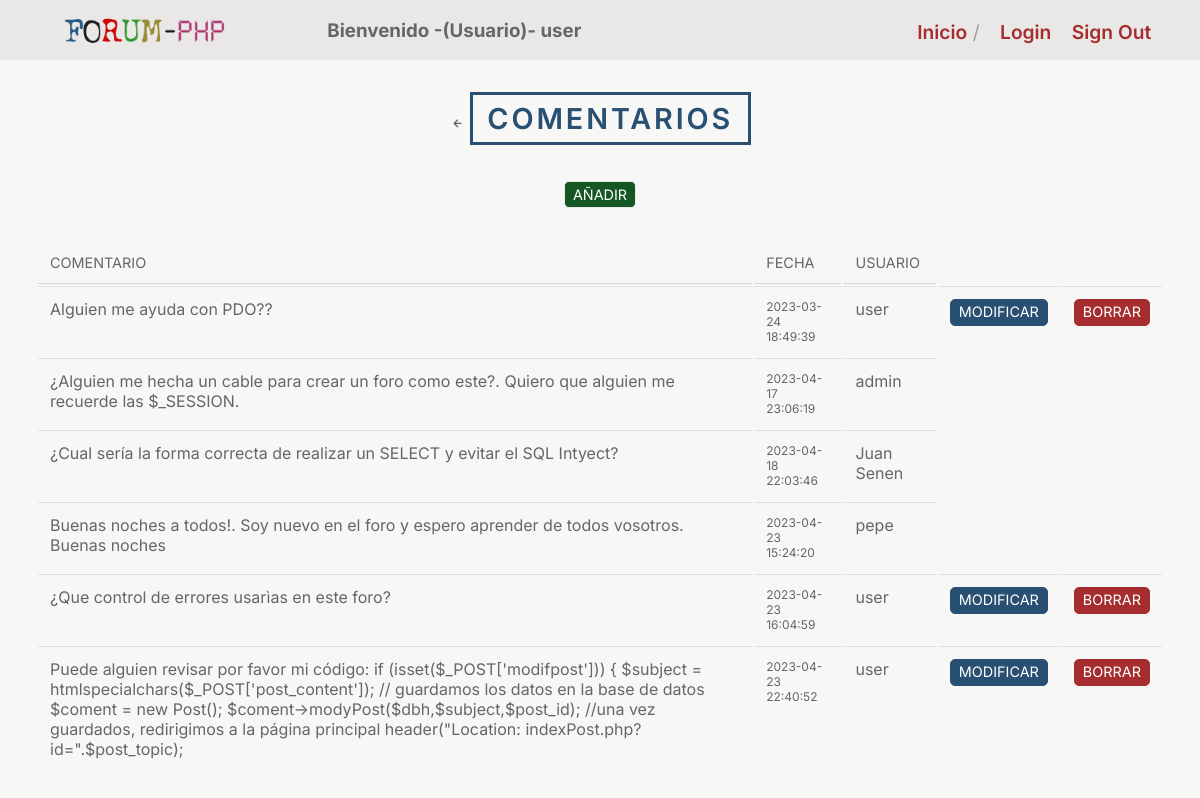
The app's page /indexPost.php?id=4 (signed in) with its own data.
### tables this page shows
CREATE TABLE `posts` (
  `post_id` int(8) NOT NULL,
  `post_content` text NOT NULL,
  `post_date` datetime NOT NULL DEFAULT CURRENT_TIMESTAMP ON UPDATE CURRENT_TIMESTAMP,
  `post_topic` int(8) NOT NULL,
  `post_by` int(8) NOT NULL
);

CREATE TABLE `users` (
  `user_id` int(8) NOT NULL,
  `user_name` varchar(20) NOT NULL,
  `user_mail` varchar(50) NOT NULL,
  `user_password` varchar(255) NOT NULL,
  `user_level` int(2) NOT NULL DEFAULT '1'
);

### controller/post_controller.php (called while the page is built, shortened)
<?php
require_once('./domain/Conecction.php');
require_once('./domain/Post.php');
function iniPost($topic_id)
{
  $conection = new Conecction();
  $dbh = $conection->getConection();
  include('view/header_view.php');
  $post = new Post();
  $comentarios = $post->getPosts($dbh, $topic_id);
  include('model/listpost_model.php');
  listPost($dbh, $comentarios, $topic_id);
}
?>

### domain/Post.php (called while the page is built, shortened)
<?php
class Post
{
  public function getPosts($dbh,$topic_id){
      try{
        $stmt = $dbh->prepare("SELECT post_id, post_content, post_date, post_by FROM posts WHERE post_topic = :id ORDER BY post_date ASC" );
        $stmt->bindParam(":id", $topic_id, PDO::PARAM_INT);
        $stmt->execute();
        $comentarios = $stmt->fetchAll(PDO::FETCH_ASSOC);
        return $comentarios;
      } catch (PDOException $e) {
        echo "ERROR: " . $e->getMessage();
        redirect('errorpagePDO_view.php');
    }
  }
}
?>

### view/MemberPost_view.php (the view, shortened to what this page needs)
<?php
require_once('./model/searchUser_model.php');
?>
<tr>
  <td>
    <?= $post['post_content'] ?>
  </td>
  <td style="font-size:75%;">
    <?= $date = $post['post_date']; ?>
  </td>
  <td>
    <?= searchUser($post['post_by'], $dbh); ?>
  </td>
  <?php
  if (isset($_SESSION['user_level']) && ($_SESSION['user_id'] == $post['post_by'])) { ?>
    <td><a href="indexModPost.php?id=<?= $post['post_id'] ?>" class="btn btn-primary">Modificar</a></td>
    <td><a href="indexDelPost.php?id=<?= $post['post_id'] ?>" class="btn btn-danger">Borrar</a></td>
    <?php
  } elseif (($_SESSION['user_level'] == 0) && ($_SESSION['user_id'] == $post['post_by'])) { ?>
    <td><a href="indexModPost.php?id=<?= $post['post_id'] ?>" class="btn btn-primary">Modificar</a></td>
    <td><a href="indexDelPost.php?id=<?= $post['post_id'] ?>" class="btn btn-danger">Borrar</a></td>
    <?php
  } elseif ($_SESSION['user_level'] == 0 && ($_SESSION['user_id'] != $post['post_by'])) { ?>
    <td><a href="indexDelPost.php?id=<?= $post['post_id'] ?>" class="btn btn-danger">Borrar</a></td>
    <?php
  }
  ?>
</tr>

### model/listpost_model.php
<?php
function listPost($dbh, $comentarios, $topic_id)
{
  ?>
  <main class="container">
    <section class="header">
      <a href="#" onclick="window.history.back(); return false;">
        <span class='uil-arrow-left'></span>
      </a>
      <h1>Comentarios</h1>
    </section>
    <table>
      <tr>
        <th>Comentario</th>
        <th>Fecha</th>
        <th>Usuario</th>
        <?php
        foreach ($comentarios as $post) {
          include('./view/MemberPost_view.php');
        }
        ?>
  </main>
  <section class="header">
    <?php
    if ($_SESSION['user_level'] == 0 || $_SESSION['user_level'] == 1) {
      ?>
      <a href="indexAddPost.php?id=<?= $topic_id ?>" class="btn btn-secondary">Añadir</a>
      <?php
    }
    ?>
  </section>
  <?php
}

### model/searchUser_model.php
<?php
function searchUser($id, $dbh)
{
  try {
    $stmt = $dbh->prepare("SELECT user_name FROM users WHERE user_id = :id");
    $stmt->bindParam(":id", $id, PDO::PARAM_INT);
    $stmt->execute();
    $users = $stmt->fetchAll(PDO::FETCH_ASSOC);
    $row = $stmt->rowCount();
    if ($row > 0)
    {
      foreach ($users as $username) {
        $name = $username['user_name'];
        echo $name;
      }
    } else {
      echo '';
    }
  } catch (PDOException $e) {
    echo "ERROR: " . $e->getMessage();
  }
}

### css/styles.css (style rules this page uses)
* { box-sizing: border-box; }
body { margin: 0; color: #666; background-color: #f7f7f5; }
a { color: #666; }
body { font-family: 'Inter', 'Arial', sans-serif; font-size: 100%; }
a { text-decoration: none; }
h1 { font-size: 1.8em; }
h1, h2 { font-weight: 600; margin: 0 0 0.14em 0; }
.container { margin: 0 auto 0 auto; max-width: 94%; }
.header { text-align: center; margin-bottom: 2em; text-transform: uppercase; }
.header h1 { color: #295073; border: 3px solid #295073; letter-spacing: 0.1em; display: inline-block; padding: .2em .5em; }
.btn, .btn-search { color: #fff; background: #295073; display: inline-block; width: min-content; white-space: nowrap; border: 1px solid transparent; border-radius: 5px; padding: .1rem .5rem; line-height: 1.5; vertical-align: middle; text-transform: uppercase; }
.btn { font-size: 0.9rem; }
.btn-primary { background-color: #295073; border-color: #295073; }
.btn-secondary { color: #fff; background: #155724; border-color: #e9e8e6; }
.btn-danger { background-color: #a62d2d; border-color: #a62d2d; }
table { width: 100%; margin-top: 2rem; table-layout: auto; background-color: transparent; border-collapse: separate; }
th { text-align: left; text-transform: uppercase; font-size: 0.9rem; font-weight: normal; border-bottom: 1px solid #d6d6d6; padding: .75rem; vertical-align: top; }
td { padding: .75rem; vertical-align: top; border-top: 1px solid #dee2e6; }

### records on screen
posts: post_content "Alguien me ayuda con PDO??", post_date "2023-03-24 18:49:39"
users: user_name "user"
posts: post_content "¿Alguien me hecha un cable para crear un foro como este?. Quiero que alguien me recuerde las $_SESSION.", post_date "2023-04-17 23:06:19"
users: user_name "admin"
posts: post_content "¿Cual sería la forma correcta de realizar un SELECT y evitar el SQL Intyect?", post_date "2023-04-18 22:03:46"
users: user_name "Juan Senen"
posts: post_content "Buenas noches a todos!. Soy nuevo en el foro y espero aprender de todos vosotros. Buenas noches", post_date "2023-04-23 15:24:20"
users: user_name "pepe"
posts: post_content "¿Que control de errores usarìas en este foro?", post_date "2023-04-23 16:04:59"
posts: post_content "Puede alguien revisar por favor mi código: if (isset($_POST['modifpost'])) { $subject = htmlspecialchars($_POST['post_content']); // guardamos los datos en la base de datos $coment = new Post(); $coment->modyPost($dbh,$subject,$post_id); //una vez guardados, redirigimos a la página principal header(\"Location: indexPost.php?id=\".$post_topic);", post_date "2023-04-23 22:40:52"

### other values on screen
$_SESSION['user_name'] "user"
